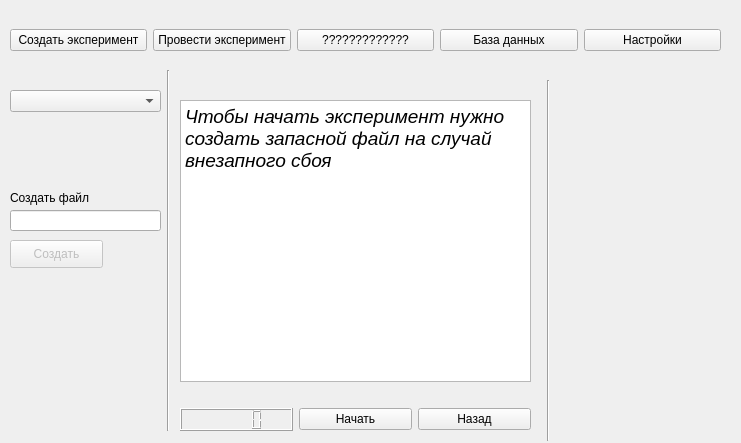
<?xml version="1.0" encoding="UTF-8"?>
<ui version="4.0">
 <class>MainWindow</class>
 <widget class="QMainWindow" name="MainWindow">
  <property name="geometry">
   <rect>
    <x>0</x>
    <y>0</y>
    <width>741</width>
    <height>443</height>
   </rect>
  </property>
  <property name="windowTitle">
   <string>MainWindow</string>
  </property>
  <widget class="QWidget" name="centralwidget">
   <widget class="QWidget" name="verticalLayoutWidget_2">
    <property name="geometry">
     <rect>
      <x>180</x>
      <y>80</y>
      <width>351</width>
      <height>351</height>
     </rect>
    </property>
    <layout class="QVBoxLayout" name="widgetMain">
     <item>
      <widget class="QLabel" name="label">
       <property name="text">
        <string/>
       </property>
      </widget>
     </item>
     <item>
      <widget class="QTextBrowser" name="tbInfo">
       <property name="html">
        <string>&lt;!DOCTYPE HTML PUBLIC &quot;-//W3C//DTD HTML 4.0//EN&quot; &quot;http://www.w3.org/TR/REC-html40/strict.dtd&quot;&gt;
&lt;html&gt;&lt;head&gt;&lt;meta name=&quot;qrichtext&quot; content=&quot;1&quot; /&gt;&lt;style type=&quot;text/css&quot;&gt;
p, li { white-space: pre-wrap; }
&lt;/style&gt;&lt;/head&gt;&lt;body style=&quot; font-family:'MS Shell Dlg 2'; font-size:7.8pt; font-weight:400; font-style:normal;&quot;&gt;
&lt;p style=&quot; margin-top:0px; margin-bottom:0px; margin-left:0px; margin-right:0px; -qt-block-indent:0; text-indent:0px;&quot;&gt;&lt;span style=&quot; font-size:14pt; font-style:italic;&quot;&gt;Чтобы начать эксперимент нужно создать запасной файл на случай внезапного сбоя&lt;/span&gt;&lt;/p&gt;&lt;/body&gt;&lt;/html&gt;</string>
       </property>
      </widget>
     </item>
     <item>
      <layout class="QHBoxLayout" name="horizontalLayout_3">
       <item>
        <widget class="QLabel" name="lbThree">
         <property name="text">
          <string/>
         </property>
        </widget>
       </item>
       <item>
        <widget class="QLabel" name="lbTwo">
         <property name="text">
          <string/>
         </property>
        </widget>
       </item>
       <item>
        <widget class="QLabel" name="lbOne">
         <property name="text">
          <string/>
         </property>
        </widget>
       </item>
      </layout>
     </item>
     <item>
      <layout class="QHBoxLayout" name="horizontalLayout_2">
       <item>
        <widget class="QLCDNumber" name="lcd"/>
       </item>
       <item>
        <widget class="QPushButton" name="btnStart">
         <property name="text">
          <string>Начать</string>
         </property>
        </widget>
       </item>
       <item>
        <widget class="QPushButton" name="btnReset">
         <property name="text">
          <string>Назад</string>
         </property>
        </widget>
       </item>
      </layout>
     </item>
    </layout>
   </widget>
   <widget class="QWidget" name="verticalLayoutWidget_3">
    <property name="geometry">
     <rect>
      <x>560</x>
      <y>80</y>
      <width>160</width>
      <height>351</height>
     </rect>
    </property>
    <layout class="QVBoxLayout" name="widgetSecond"/>
   </widget>
   <widget class="QWidget" name="horizontalLayoutWidget">
    <property name="geometry">
     <rect>
      <x>10</x>
      <y>10</y>
      <width>711</width>
      <height>61</height>
     </rect>
    </property>
    <layout class="QHBoxLayout" name="horizontalLayout">
     <item>
      <widget class="QPushButton" name="btnCreate">
       <property name="text">
        <string>Создать эксперимент</string>
       </property>
      </widget>
     </item>
     <item>
      <widget class="QPushButton" name="btnDo">
       <property name="text">
        <string>Провести эксперимент</string>
       </property>
      </widget>
     </item>
     <item>
      <widget class="QPushButton" name="btn">
       <property name="text">
        <string>?????????????</string>
       </property>
      </widget>
     </item>
     <item>
      <widget class="QPushButton" name="btnBd">
       <property name="text">
        <string>База данных</string>
       </property>
      </widget>
     </item>
     <item>
      <widget class="QPushButton" name="btnSett">
       <property name="text">
        <string>Настройки</string>
       </property>
      </widget>
     </item>
    </layout>
   </widget>
   <widget class="Line" name="line">
    <property name="geometry">
     <rect>
      <x>160</x>
      <y>70</y>
      <width>16</width>
      <height>361</height>
     </rect>
    </property>
    <property name="orientation">
     <enum>Qt::Vertical</enum>
    </property>
   </widget>
   <widget class="Line" name="line_2">
    <property name="geometry">
     <rect>
      <x>540</x>
      <y>80</y>
      <width>16</width>
      <height>361</height>
     </rect>
    </property>
    <property name="orientation">
     <enum>Qt::Vertical</enum>
    </property>
   </widget>
   <widget class="QComboBox" name="comboBox_2">
    <property name="geometry">
     <rect>
      <x>10</x>
      <y>90</y>
      <width>151</width>
      <height>22</height>
     </rect>
    </property>
   </widget>
   <widget class="QLineEdit" name="leHelpJson">
    <property name="geometry">
     <rect>
      <x>10</x>
      <y>210</y>
      <width>151</width>
      <height>21</height>
     </rect>
    </property>
   </widget>
   <widget class="QPushButton" name="btnHelpJson">
    <property name="enabled">
     <bool>false</bool>
    </property>
    <property name="geometry">
     <rect>
      <x>10</x>
      <y>240</y>
      <width>93</width>
      <height>28</height>
     </rect>
    </property>
    <property name="text">
     <string>Создать</string>
    </property>
   </widget>
   <widget class="QLabel" name="lbHelpJson">
    <property name="geometry">
     <rect>
      <x>10</x>
      <y>190</y>
      <width>101</width>
      <height>16</height>
     </rect>
    </property>
    <property name="text">
     <string>Создать файл</string>
    </property>
   </widget>
  </widget>
 </widget>
 <resources/>
 <connections/>
</ui>
